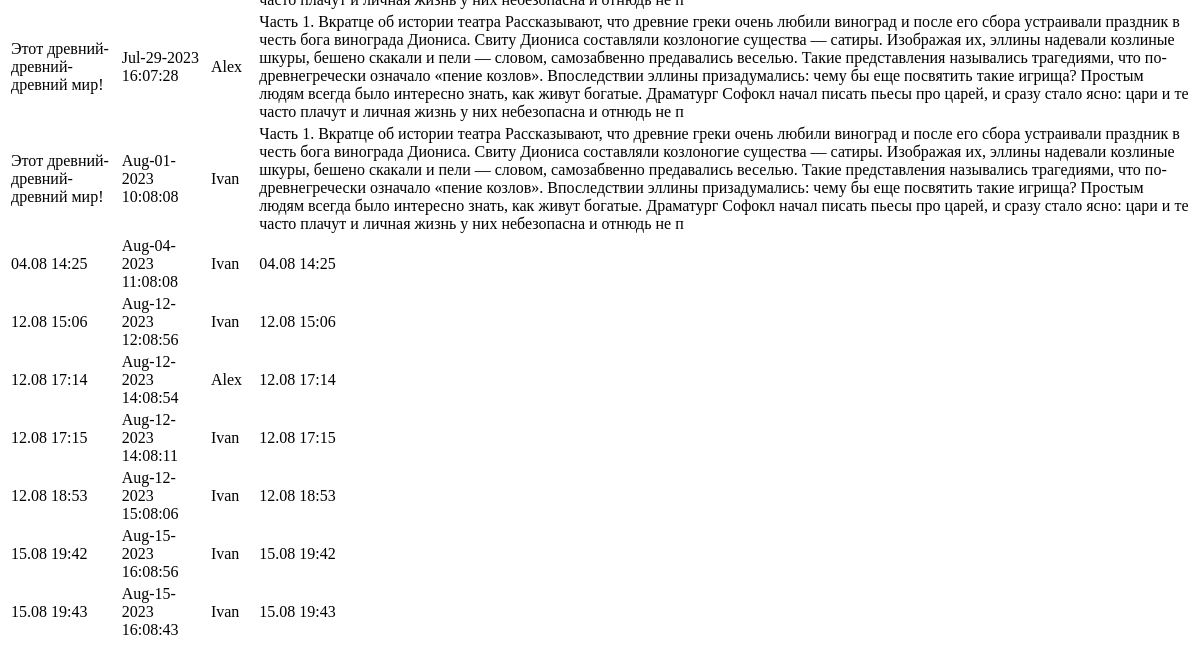
Page /news/search/ (lower part) on the earlier database version.
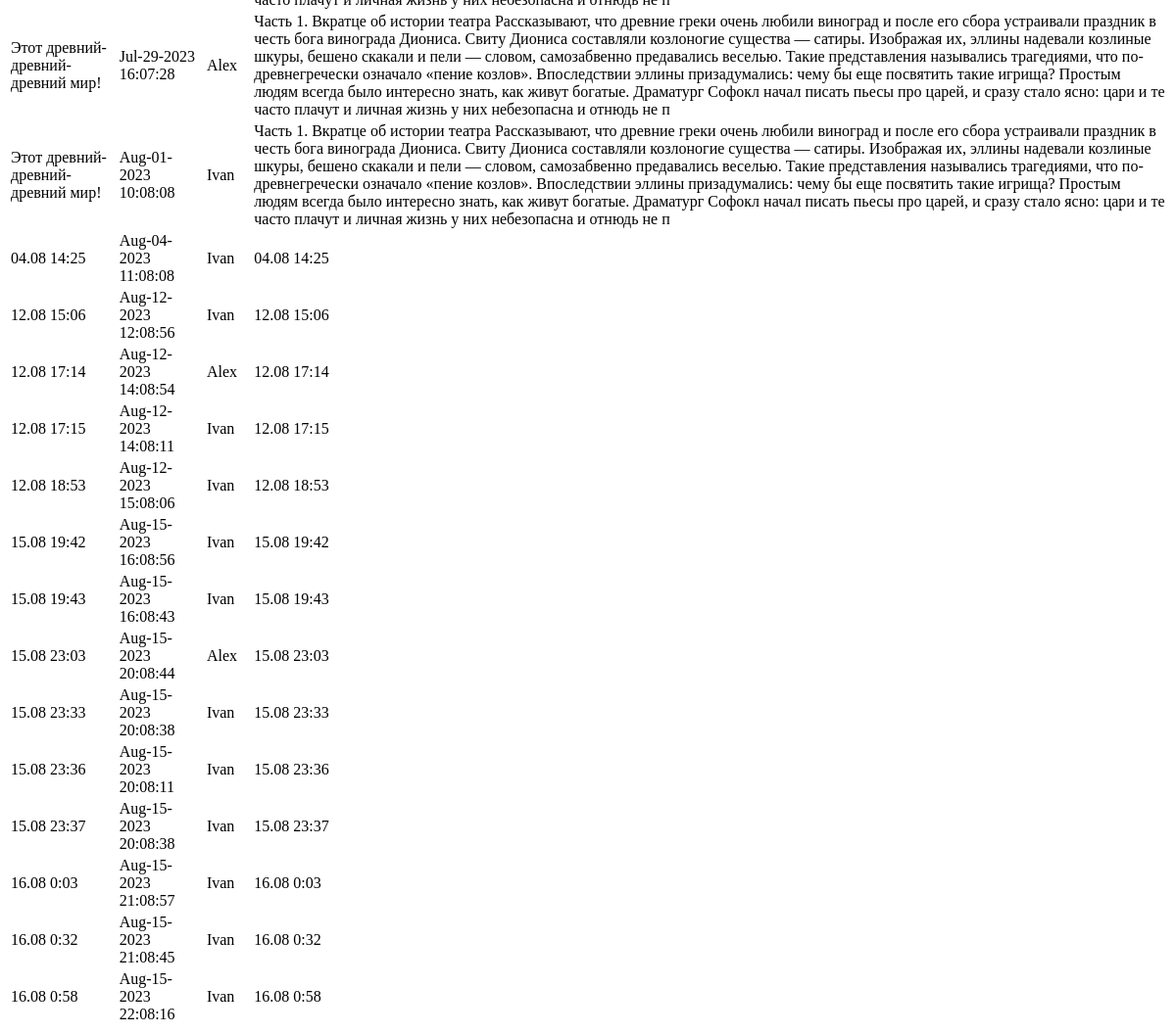
Same page on the later database version.
### newapp/models.py (models this page shows, shortened)
class Post(models.Model):
    author = models.ForeignKey(Author, on_delete=models.CASCADE)
    NEWS = 'NW'
    ARTICLE = 'AR'
    CATEGORY_CHOICES = (
        (NEWS, 'Новость'),
        (ARTICLE, 'Статья'),
    )
    categoryType = models.CharField(max_length=2, choices=CATEGORY_CHOICES, default=ARTICLE)
    dateCreation = models.DateTimeField(auto_now_add=True)
    postCategory = models.ManyToManyField(Category, through='PostCategory')
    title = models.CharField(max_length=128)
    text = models.TextField()
    rating = models.SmallIntegerField(default=0)

class Author(models.Model):
    authorUser = models.OneToOneField(User, on_delete=models.CASCADE)
    ratingAuthor = models.SmallIntegerField(default=0)
    def __str__(self):
        return self.authorUser.username

### newapp/views.py (the view)
# urls.py: path('search/', SearchListView.as_view()),
class SearchListView(ListView):
    model = Post
    template_name = 'search.html'
    context_object_name = 'search'
    def get_context_data(self, **kwargs):
        context = super().get_context_data(**kwargs)
        context['filter'] = NewsFilter(self.request.GET, queryset=self.get_queryset())
        return context

### newapp/templatetags/custom_filters.py (called while the page is built)
@register.filter(name='censor')
def censor(value):
    censored_words = ['плохое_слово_1', 'нежелательное_слово2', 'нежелательное_слово3']
    censored_value = value
    for word in censored_words:
        censored_value = censored_value.replace(word, '*' * len(word))
    return censored_value

### templates/search.html (shortened to what this page needs)
{% extends 'flatpages/default.html' %}
{% load custom_filters %}
{% block content %}
<table>
        {% for new in filter.qs %}
            <tr>
                <td>
                    {{ new.title|censor }}
                </td>
                <td>
                    {{ new.dateCreation|date:'M-d-Y H:m:s' }}
                </td>
                <td>
                    {{ new.author.authorUser }}
                </td>
                <td>
                    {{ new.text|censor }}
                </td>
            </tr>
        {% endfor %}
</table>
{% endblock content %}

Differences in the rows shown:
added Post: title|censor "15.08 23:03", dateCreation "Aug-15-2023 20:08:44", author.authorUser "Alex", text|censor "15.08 23:03"
added Post: title|censor "15.08 23:33", dateCreation "Aug-15-2023 20:08:38", author.authorUser "Ivan", text|censor "15.08 23:33"
added Post: title|censor "15.08 23:36", dateCreation "Aug-15-2023 20:08:11", author.authorUser "Ivan", text|censor "15.08 23:36"
added Post: title|censor "15.08 23:37", dateCreation "Aug-15-2023 20:08:38", author.authorUser "Ivan", text|censor "15.08 23:37"
added Post: title|censor "16.08 0:03", dateCreation "Aug-15-2023 21:08:57", author.authorUser "Ivan", text|censor "16.08 0:03"
added Post: title|censor "16.08 0:32", dateCreation "Aug-15-2023 21:08:45", author.authorUser "Ivan", text|censor "16.08 0:32"
added Post: title|censor "16.08 0:58", dateCreation "Aug-15-2023 22:08:16", author.authorUser "Ivan", text|censor "16.08 0:58"
